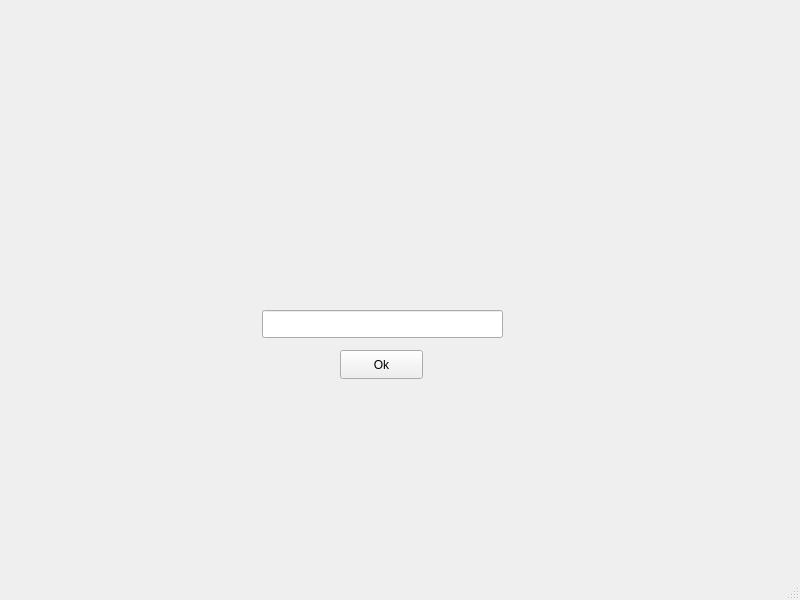
<?xml version="1.0" encoding="UTF-8"?>
<ui version="4.0">
 <class>MainWindow</class>
 <widget class="QMainWindow" name="MainWindow">
  <property name="geometry">
   <rect>
    <x>0</x>
    <y>0</y>
    <width>800</width>
    <height>600</height>
   </rect>
  </property>
  <property name="windowTitle">
   <string>MainWindow</string>
  </property>
  <widget class="QWidget" name="centralwidget">
   <widget class="QLabel" name="label">
    <property name="geometry">
     <rect>
      <x>240</x>
      <y>100</y>
      <width>281</width>
      <height>181</height>
     </rect>
    </property>
    <property name="styleSheet">
     <string notr="true">font-weight: bold ;
color: green ;</string>
    </property>
    <property name="text">
     <string/>
    </property>
   </widget>
   <widget class="QPushButton" name="pushButton">
    <property name="geometry">
     <rect>
      <x>340</x>
      <y>350</y>
      <width>83</width>
      <height>29</height>
     </rect>
    </property>
    <property name="text">
     <string>Ok</string>
    </property>
   </widget>
   <widget class="QLineEdit" name="lineEdit">
    <property name="geometry">
     <rect>
      <x>262</x>
      <y>310</y>
      <width>241</width>
      <height>28</height>
     </rect>
    </property>
   </widget>
  </widget>
  <widget class="QMenuBar" name="menubar">
   <property name="geometry">
    <rect>
     <x>0</x>
     <y>0</y>
     <width>800</width>
     <height>21</height>
    </rect>
   </property>
  </widget>
  <widget class="QStatusBar" name="statusbar"/>
 </widget>
 <resources/>
 <connections/>
</ui>
